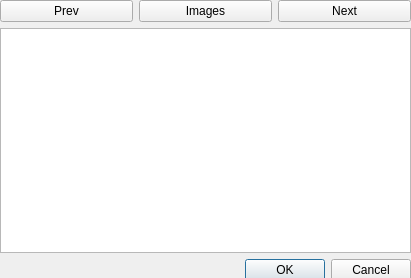
<?xml version="1.0" encoding="UTF-8"?>
<ui version="4.0">
 <class>Dialog</class>
 <widget class="QDialog" name="Dialog">
  <property name="geometry">
   <rect>
    <x>0</x>
    <y>0</y>
    <width>411</width>
    <height>278</height>
   </rect>
  </property>
  <property name="windowTitle">
   <string>Dialog</string>
  </property>
  <widget class="QWidget" name="verticalLayoutWidget">
   <property name="geometry">
    <rect>
     <x>0</x>
     <y>0</y>
     <width>411</width>
     <height>281</height>
    </rect>
   </property>
   <layout class="QVBoxLayout" name="verticalLayout">
    <item>
     <layout class="QHBoxLayout" name="horizontalLayout">
      <item>
       <widget class="QPushButton" name="prevBTN">
        <property name="text">
         <string>Prev</string>
        </property>
       </widget>
      </item>
      <item>
       <widget class="QPushButton" name="imgButton">
        <property name="text">
         <string>Images</string>
        </property>
       </widget>
      </item>
      <item>
       <widget class="QPushButton" name="nextBTN">
        <property name="text">
         <string>Next</string>
        </property>
       </widget>
      </item>
     </layout>
    </item>
    <item>
     <widget class="QTextBrowser" name="textBrowser"/>
    </item>
    <item>
     <widget class="QDialogButtonBox" name="buttonBox">
      <property name="orientation">
       <enum>Qt::Horizontal</enum>
      </property>
      <property name="standardButtons">
       <set>QDialogButtonBox::Cancel|QDialogButtonBox::Ok</set>
      </property>
     </widget>
    </item>
   </layout>
  </widget>
 </widget>
 <resources/>
 <connections>
  <connection>
   <sender>buttonBox</sender>
   <signal>accepted()</signal>
   <receiver>Dialog</receiver>
   <slot>accept()</slot>
   <hints>
    <hint type="sourcelabel">
     <x>248</x>
     <y>254</y>
    </hint>
    <hint type="destinationlabel">
     <x>157</x>
     <y>274</y>
    </hint>
   </hints>
  </connection>
  <connection>
   <sender>buttonBox</sender>
   <signal>rejected()</signal>
   <receiver>Dialog</receiver>
   <slot>reject()</slot>
   <hints>
    <hint type="sourcelabel">
     <x>316</x>
     <y>260</y>
    </hint>
    <hint type="destinationlabel">
     <x>286</x>
     <y>274</y>
    </hint>
   </hints>
  </connection>
 </connections>
</ui>
